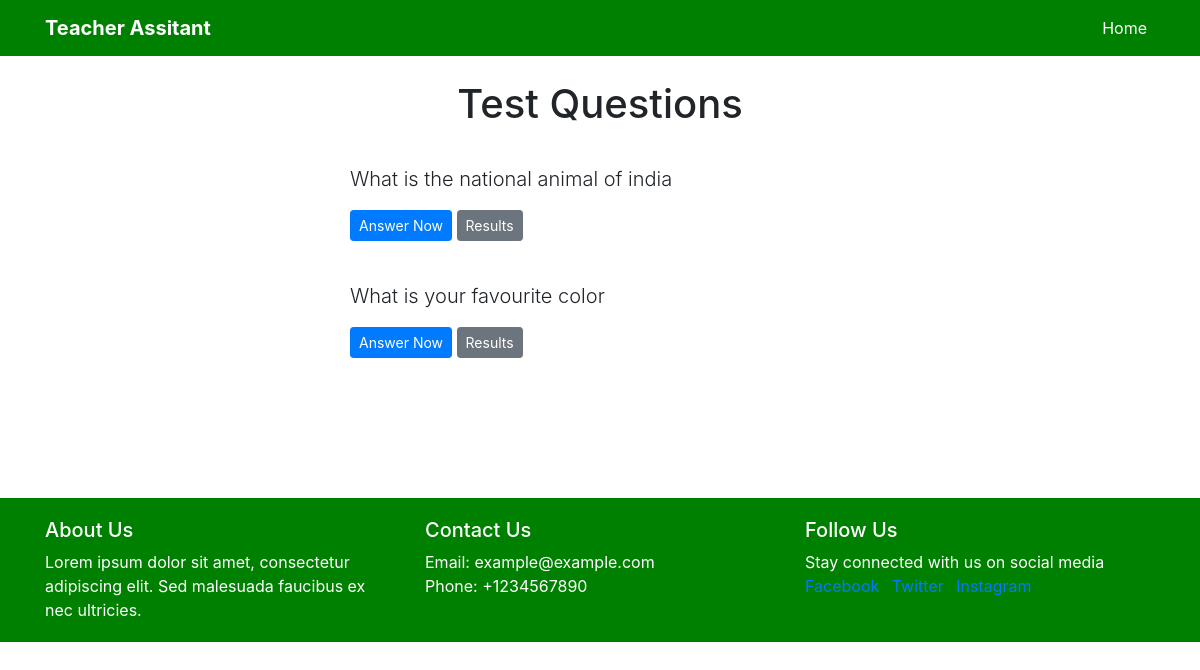
Screenshot of /polls/ with the database file from the repository.
### polls/models.py (models this page shows, shortened)
class Question(models.Model):
    question_text = models.CharField(max_length=200)
    pub_date = models.DateTimeField('date published')

### polls/views.py (the view)
# urls.py: path('', views.index, name='index'),
def index(request):
    latest_question_list = Question.objects.order_by('-pub_date')[:5]
    context = {'latest_question_list': latest_question_list}
    return render(request, 'polls/index.html', context)

### templates/polls/index.html
{% extends 'base.html' %}
{% block content %}
<h1 class="text-center mb-3">Test Questions</h1>
{% if latest_question_list %}
{% for question in latest_question_list %}
<div class="card-mb-3">
    <div class="card-body">
        <p class="lead">{{ question.question_text }}</p>
        <a href="{% url 'polls:detail' question.id %}" class="btn btn-primary btn-sm">Answer Now</a>
        <a href="{% url 'polls:results' question.id %}" class="btn btn-secondary btn-sm">Results</a>
    </div>
</div>
{% endfor %}
{% else %}
<p>No Test available</p>
{% endif %}
{% endblock %}

### rows the page displays
Question: question_text "What is the national animal of india"
Question: question_text "What is your favourite color"
